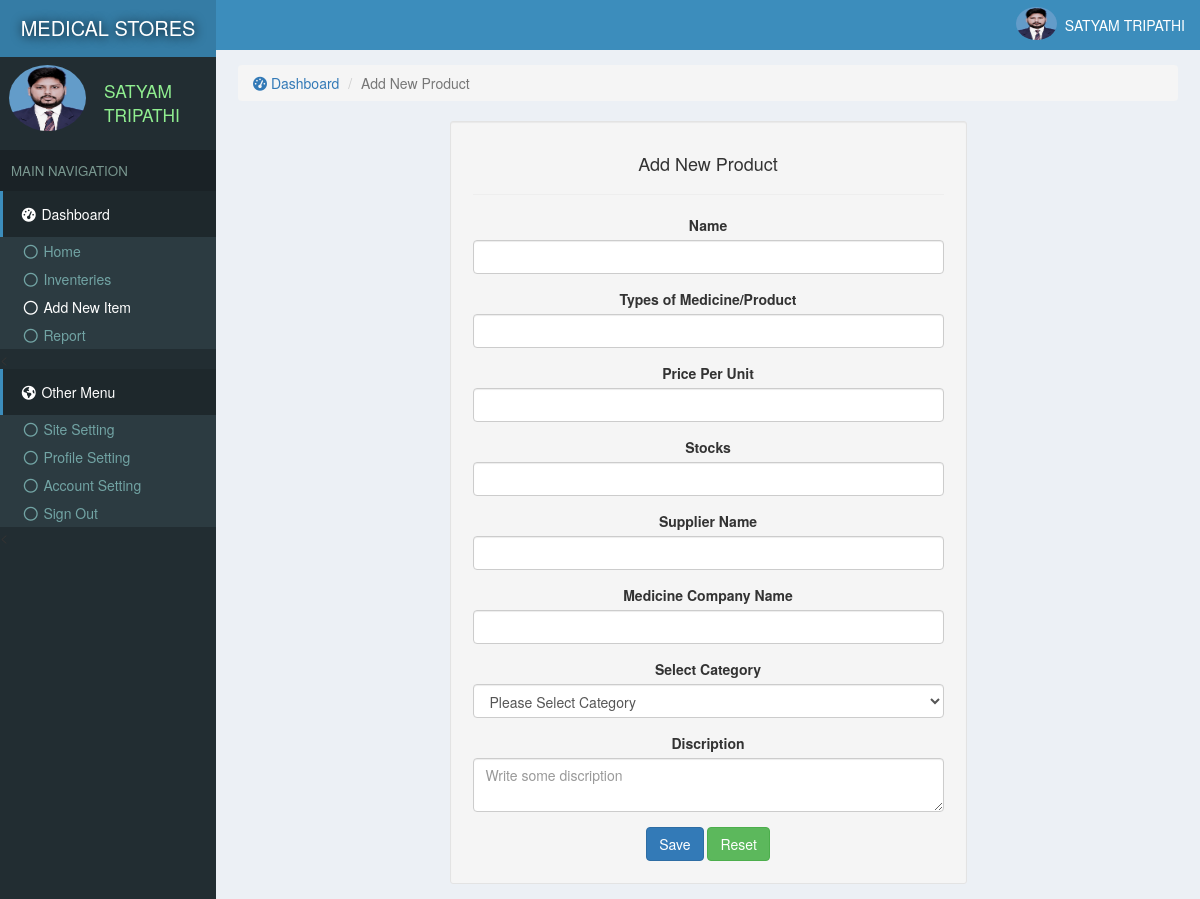
/addnew.php (signed in), run on the app's committed database.
### tables this page shows
CREATE TABLE `site` (
  `id` int(11) NOT NULL,
  `title` varchar(222) NOT NULL,
  `name` varchar(222) NOT NULL
);

CREATE TABLE `users` (
  `id` int(11) NOT NULL,
  `email` varchar(222) NOT NULL,
  `password` varchar(222) NOT NULL,
  `name` varchar(222) NOT NULL,
  `pic` varchar(222) NOT NULL,
  `number` varchar(222) NOT NULL,
  `date` timestamp NOT NULL DEFAULT current_timestamp()
);

### assets/function.php (called while the page is built, shortened)
<?php
function siteName()
{
	global $con;
	$array = $con->query("select * from site where id='1'");
	$row = $array->fetch_assoc();
	return $row['name'];
}
 ?>

### assets/db.php (called while the page is built, shortened)
<?php
    $con = new mysqli('localhost','root','','store');
    $array = $con->query("select * from users where id ='$_SESSION[userId]'");
    $user = $array->fetch_assoc();
?>

### addnew.php (the view, shortened to what this page needs)
<?php require "assets/function.php" ?>
<?php require 'assets/db.php';?>
<!DOCTYPE html>
<html>
<head>
  <?php require "assets/autoloader.php" ?>
</head>
<body style="background: #ECF0F5;padding:0;margin:0">
<div class="dashboard" style="position: fixed;width: 18%;height: 100%;background:#222D32">
  <div style="background:#357CA5;padding: 14px 3px;color:white;font-size: 15pt;text-align: center;text-shadow: 1px 1px 11px black">
    <a href="index.php" style="color: white;text-decoration: none;"><?php echo strtoupper(siteName()); ?> </a>
  </div>
  <div class="flex" style="padding: 3px 7px;margin:5px 2px;">
    <div><img src="photo/<?php echo $user['pic'] ?>" class='img-circle' style='width: 77px;height: 66px'></div>
    <div style="color:lightgreen;font-size: 13pt;padding: 14px 7px;margin-left: 11px;"><?php echo ucfirst($user['name']); ?></div>
  </div>
  <div style="background: #1A2226;font-size: 10pt;padding: 11px;color: #79978F">MAIN NAVIGATION</div>
  <div>
    <div style="background:#1E282C;color: white;padding: 13px 17px;border-left: 3px solid #3C8DBC;"><span><i class="fa fa-dashboard fa-fw"></i> Dashboard</span></div>
    <div class="item">
      <ul class="nostyle zero">
        <a href="index.php"><li ><i class="fa fa-circle-o fa-fw"></i> Home</li></a>
        <a href="inventeries.php"><li><i class="fa fa-circle-o fa-fw"></i> Inventeries</li></a>
       <a href="addnew.php"><li style="color: white"><i class="fa fa-circle-o fa-fw"></i> Add New Item</li></a>
        <a href="reports.php"><li><i class="fa fa-circle-o fa-fw"></i> Report</li></a>
      </ul><
    </div>
  </div>
  <div style="background:#1E282C;color: white;padding: 13px 17px;border-left: 3px solid #3C8DBC;"><span><i class="fa fa-globe fa-fw"></i> Other Menu</span></div>
  <div class="item">
      <ul class="nostyle zero">
        <a href="sitesetting.php"><li><i class="fa fa-circle-o fa-fw"></i> Site Setting</li></a>
       <a href="profile.php"><li><i class="fa fa-circle-o fa-fw"></i> Profile Setting</li></a>
        <a href="accountSetting.php"><li><i class="fa fa-circle-o fa-fw"></i> Account Setting</li></a>
        <a href="logout.php"><li><i class="fa fa-circle-o fa-fw"></i> Sign Out</li></a>
      </ul><
    </div>
</div>
<div class="marginLeft" >
  <div style="color:white;background:#3C8DBC" >
    <div class="pull-right flex rightAccount" style="padding-right: 11px;padding: 7px;">
      <div><img src="photo/<?php echo $user['pic'] ?>" style='width: 41px;height: 33px;' class='img-circle'></div>
      <div style="padding: 8px"><?php echo ucfirst($user['name']) ?></div>
    </div>
  </div>
  <div class="content2">
<ol class="breadcrumb ">
        <li><a href="index.php"><i class="fa fa-dashboard"></i> Dashboard</a></li>
        <li class="active">Add New Product</li>
    </ol>
    <div style="width: 55%;margin: auto;padding: 22px;" class="well well-sm center">
      <h4>Add New Product</h4><hr>
      <form method="POST">
         <div class="form-group">
            <label for="some" class="col-form-label">Name</label>
            <input type="text" name="name" class="form-control" id="some" required>
          </div>
          <div class="form-group">
            <label for="some" class="col-form-label">Types of Medicine/Product</label>
            <input type="text" name="unit"  class="form-control" id="some" required>
          </div>
          <div class="form-group">
            <label for="some" class="col-form-label">Price Per Unit</label>
            <input type="number" name="price"  class="form-control" id="some" required>
          </div>
          <div class="form-group">
            <label for="some" class="col-form-label">Stocks</label>
            <input type="number" name="stocks"  class="form-control" id="some" required>
          </div>
          <div class="form-group">
            <label for="some" class="col-form-label">Supplier Name</label>
            <input type="text" name="supplier"  class="form-control" id="some" required>
          </div>
          <div class="form-group">
            <label for="some" class="col-form-label">Medicine Company Name</label>
            <input type="text" name="company"  class="form-control" id="some" required>
          </div>
          <div class="form-group">
            <label for="some" class="col-form-label">Select Category</label>
            <select class="form-control" required name="catId">
              <option selected disabled value="">Please Select Category</option>
            </select>
          </div>
           <div class="form-group">
            <label for="some" class="col-form-label">Discription</label>
          <textarea class="form-control" name="discription" placeholder="Write some discription"></textarea>
          </div>
          <div class="center">
            <button type="submit" name="saveProduct" class="btn btn-primary">Save</button>
            <button type="reset" class="btn btn-success">Reset</button>
          </div>
        </form>
    </div>
</div>
</body>
</html>

### data on the page
site: name "MEDICAL STORES"
users: pic (picture), name "SATYAM TRIPATHI"
